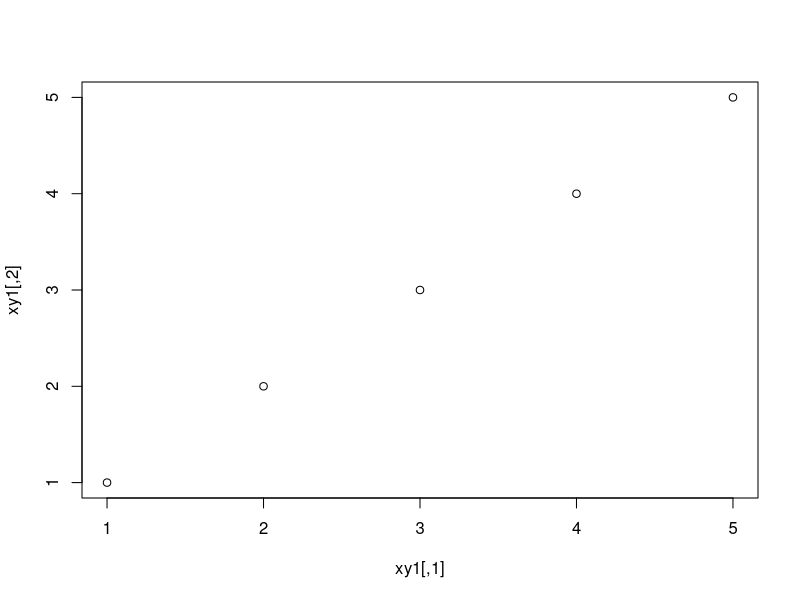
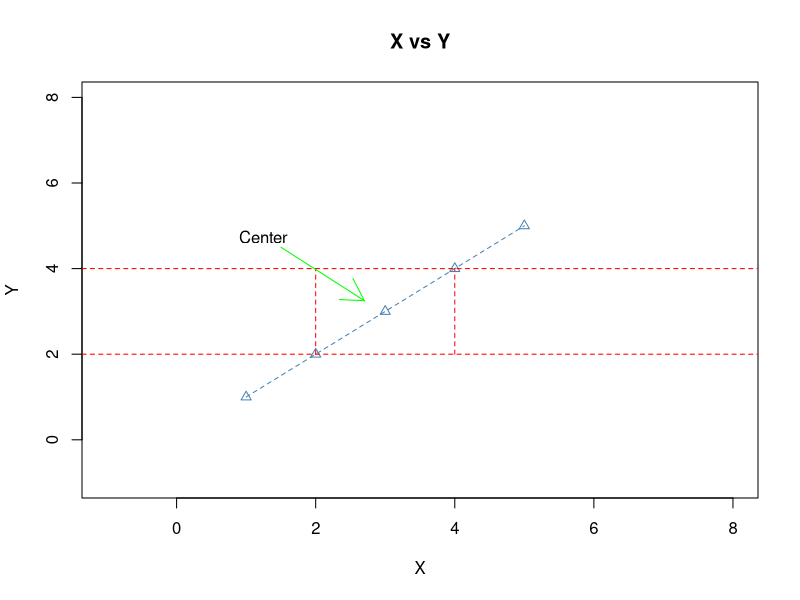
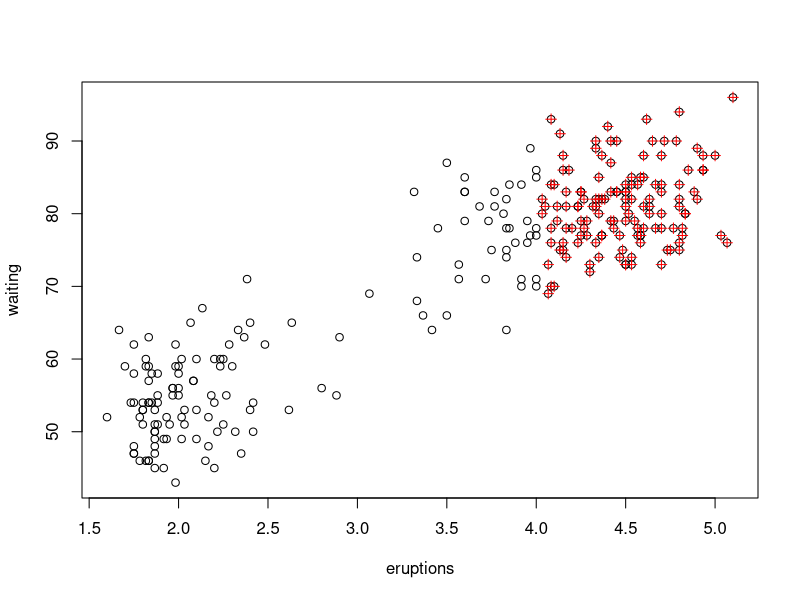

Reproduce these figures in R, in order.
# Plot lines and dots
xy1 = matrix(
  data=c(1, 2, 3, 4, 5, 1, 2, 3, 4, 5),
  nrow=5,
  ncol=5)
xy1

plot(xy1)

x2 = 1:5
y2 = 1:5

plot(
   x2, y2, type="o",
   pch=2, lty=2,
   main="X vs Y", xlab="X", ylab="Y",
   col="steelblue",
   xlim=c(-1,8),
   ylim=c(-1,8),
)

abline(h=c(2,4), col="red", lty=2)

segments(x0=c(2, 4), y0=c(2, 2), x1=c(2, 4), y1=c(4, 4), col="red", lty=2)
 
arrows(x0=1.5, y0=4.5, x1=2.7, y1=3.25, col="green")

text(x=1.25, y=4.74, labels="Center")

# Scatter plots

plot(faithful)

erups = with(faithful, faithful[eruptions > 4,])
points(erups, col="red", pch=3)
